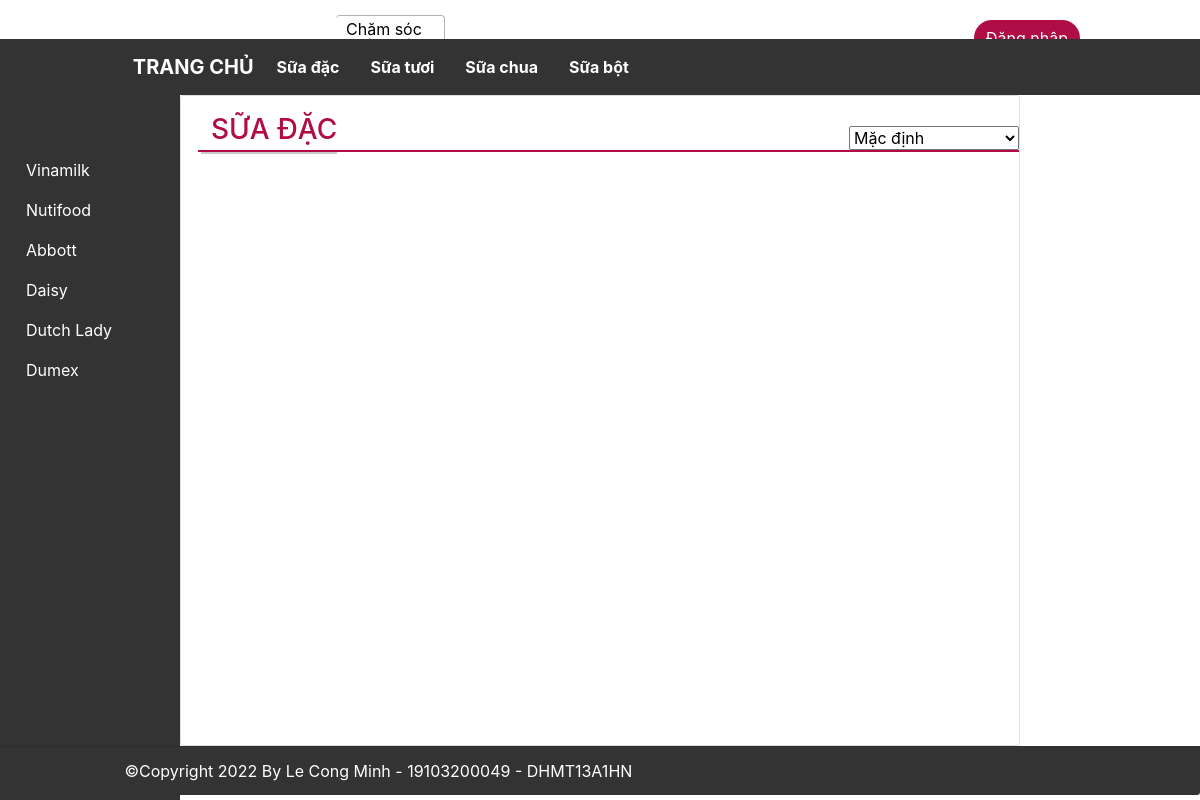
/?category=1, run on the app's committed database.
### tables this page shows
CREATE TABLE `categories` (
  `category_id` INT(5) NOT NULL AUTO_INCREMENT,
  `category_name` VARCHAR(50) NULL COLLATE 'utf8mb4_unicode_ci',
  PRIMARY KEY (`category_id`))
COLLATE='utf8mb4_unicode_ci';

CREATE TABLE `brands` (
  `brand_id` INT(5) NOT NULL AUTO_INCREMENT,
  `brand_name` VARCHAR(50) NULL COLLATE 'utf8mb4_unicode_ci',
  PRIMARY KEY (`brand_id`))
COLLATE='utf8mb4_unicode_ci';

### models/Connect.php (called while the page is built, shortened)
<?php
class Connect
{
    private $host = 'localhost';
    private $user = 'root';
    private $pass = '';
    private $database = 'ql_ban_sua';
    public function connectDB()
    {
        $connect = mysqli_connect($this->host, $this->user, $this->pass, $this->database);
        mysqli_set_charset($connect, 'utf8');
        return $connect;
    }
    public function excuteQuery($sql)
    {
        $connect = $this->connectDB();
        $result = mysqli_query($connect, $sql);
        return $result;
    }
}

### models/Category.php (called while the page is built, shortened)
<?php
require_once 'models/Connect.php';
require 'models/CategoryObject.php';
class Category
{
    public function all()
    {
        $sql = "select * from categories";
        $result = (new Connect())->excuteQuery($sql);
        $arr = [];
        foreach ($result as $each) {
            $object = new CategoryObject($each);
            $arr[] = $object;
        }
        return $arr;
    }
    public function find($id): object
    {
        $sql = "select * from categories where category_id = $id";
        $result = (new Connect())->excuteQuery($sql);
        $each = mysqli_fetch_array($result);
        return new CategoryObject($each);
    }
}

### models/CategoryObject.php (called while the page is built, shortened)
<?php
class CategoryObject
{
    private int $categoryId;
    private string $categoryName;
    public function getCategoryId()
    {
        return $this->categoryId;
    }
    public function getCategoryName()
    {
        return $this->categoryName;
    }
    public function __construct($each)
    {
        $this->categoryId = $each['category_id'] ?? -1;
        $this->categoryName = $each['category_name'];
    }
}

### models/Brand.php (called while the page is built, shortened)
<?php
require_once 'models/Connect.php';
require 'models/BrandObject.php';
class Brand
{
    public function all()
    {
        $sql = "select * from brands";
        $result = (new Connect())->excuteQuery($sql);
        $arr = [];
        foreach ($result as $each) {
            $object = new BrandObject($each);
            $arr[] = $object;
        }
        return $arr;
    }
}

### models/BrandObject.php (called while the page is built, shortened)
<?php
class BrandObject
{
    private int $brandId;
    private string $brandName;
    public function getBrandId()
    {
        return $this->brandId;
    }
    public function getBrandName()
    {
        return $this->brandName;
    }
    public function __construct($each)
    {
        $this->brandId = $each['brand_id'] ?? -1;
        $this->brandName = $each['brand_name'];
    }
}

### controllers/HomeController.php (called while the page is built, shortened)
<?php
class HomeController
{
    public function index($category = null, $brand = null, $sort = null): void
    {
        require_once 'models/Product.php';
        require_once 'models/Category.php';
        $title = '';
        if ($category == null && $brand == null && $sort == null) {
            $arr = (new Product())->all();
            $title = 'SẢN PHẨM MỚI NHẤT';
        } else if ($category == null && $brand == null) {
            $arr = (new Product())->all($sort);
            $title = 'SẢN PHẨM MỚI NHẤT';
        } else if ($category == null) {
            $arr = (new Product())->findByBrandId($brand, $sort);
            $title = (new Brand())->find($brand)->getBrandName();
        } else if ($brand == null) {
            $title = (new Category())->find($category)->getCategoryName();
        } else {
            $arr = (new Product())->findByCategoryAndBrandId($category, $brand, $sort);
            $title = (new Category())->find($category)->getCategoryName();
            $title .= " - " . (new Brand())->find($brand)->getBrandName();
        }
        require 'views/Home.php';
    }
}

### views/Home.php (the view, shortened to what this page needs)
<div class="card">
    <div class="card-header">
        <h3 id="title"><?php echo $title; ?></h3>
        <form action="<?php
                        $params = $category ? "?category=$category" : "";
                        echo $params; ?>" method="post">
            <div>
                <select name="sort" id="sort-box" onchange="this.form.submit()">
                    <option value="0" <?php if ($sort === '0') echo "selected"; ?>>Mặc định</option>
                </select>
            </div>
        </form>
    </div>
    <div class="card-body">
    </div>
</div>

### views/Header.php (shortened to what this page needs)
<?php
require_once 'models/Category.php';
$categoryArr = (new Category())->all();
$brand = $_GET['brand'] ?? '';
$user = isset($_SESSION['email']) ?  $_SESSION['email'] : [];
?>
<div class="user_option_box">
    <div class="logo">
        <a href="index.php"><img src="https://media.bibomart.com.vn/media/logo/stores/1/logo-bbm.jpg.jpg" alt=""></a>
        <div class="change-area">
            <a class="ct-area">
                <span>Chăm sóc</br>khách hàng</span>
            </a>
        </div>
    </div>
    <a class="account">
        <?php if (isset($user['email'])) { ?>
            <li class="dropdown">
                <a href="#" class="dropdown-toggle" data-toggle="dropdown"><img src="https://hasaki.vn/images/graphics/icon_header_2.svg" alt=""><?php echo $user['email']; ?> <b class="caret"></b></a>
                <ul class="dropdown-menu">
                    <li><a href="index.php?action=index_c">Quản lý loại sữa</a></li>
                    <li><a href="index.php?action=index_b">Quảng lý hãng sữa</a></li>
                    <li><a href="index.php?action=index">Quản lý sản phẩm</a></li>
                    <li><a href="index.php?action=index_cu">Quản lý khách hàng</a></li>
                    <li><a href="index.php?action=logout">Đăng xuất</a></li>
                </ul>
            </li>
        <?php } else { ?>
            <a href="index.php?action=login" class="account-link"><button type="submit" name="sbm" class="btn btn-login btn-primary"></button></a>
        <?php } ?>
    </a>
</div>
<nav id="navbar_top" class="navbar navbar-expand-sm navbar-dark" style="background-color: #333; z-index: 100;">
    <div class="nav-container">
        <a class="navbar-brand" href="index.php">TRANG CHỦ</a>
        <div class="collapse navbar-collapse" id="collapsibleNavId">
            <ul class="navbar-nav mr-auto mt-2 mt-lg-0">
                <?php foreach ($categoryArr as $each) : ?>
                    <li class="nav-item active">
                        <a class="nav-link" href="<?php echo "?category=" . $each->getCategoryId() . ($brand ? "&brand=$brand" : ""); ?>"><?php echo $each->getCategoryName(); ?></a>
                    </li>
                <?php endforeach; ?>
            </ul>
        </div>
    </div>
</nav>

### views/Navbar.php
<?php
require_once 'models/Brand.php';
$BrandArr = (new Brand())->all();
$category = $_GET['category'] ?? '';
?>
<ul class="nav-ul" id="nav-left">
    <?php foreach ($BrandArr as $each) : ?>
        <li class="nav-li">
            <div class="nav-box">
                <a class="nav-link" href="?<?php echo ($category ? "category=$category&" : "") . "brand=" . $each->getBrandId(); ?>"><?php echo $each->getBrandName(); ?></a>
            </div>
        </li>
    <?php endforeach; ?>
</ul>

### css/index.css (style rules this page uses)
:root { --main-color: #b00c45; }
.logo>a { width: 20%; }
.card-body { min-height: 77.1vh; }
.account-link, .account-link:hover { position: absolute; top: 12px; right: 10%; text-align: right; color: #000; font-size: xx-large; text-decoration: none; }
.logo, .logo:hover { padding-left: 10%; padding-top: 10px; text-decoration: none; display: flex; }
.card-header { background-color: #fff; text-align: left; position: relative; border: 0; padding-bottom: 20px; }
#title, h2 { font-weight: 500; display: inline-block; color: var(--main-color); padding: 5px 0; padding-left: 10px; text-transform: uppercase; }
#title { position: absolute; border-bottom: #ccc 2px solid; z-index: 1; }
.card-header div { z-index: 0; text-align: right; top: 95%; right: 0; width: 100%; width: 98%; position: absolute; border-bottom: var(--main-color) 2px solid; }
div.change-area { margin: 5px 5px 0 10px; position: relative; cursor: pointer; width: 200px; }
a.ct-area, a.ct-area:hover { margin-left: -10px; position: absolute; border-radius: 4px; padding: 5px 10px; color: black; text-decoration: none; border: rgb(179, 179, 179) thin solid; height: fit-content; border-left: none; }
a.ct-area span { display: block; position: relative; line-height: 1; }
.btn-primary, .btn-primary:hover { background-color: var(--main-color); border: var(--main-color); }
.btn-login { border-radius: 30px; }
.nav-container { width: 80%; margin: 0 auto; display: flex; }
.navbar-brand, .active { font-weight: bold; margin-right: 15px; }
.nav-li { list-style-type: none; z-index: 1000; }
.nav-box { border: none; }
.nav-link, .nav-link:hover { color: #fff; }
.nav-ul { margin: 10px 0 0 0; padding-bottom: 50px; padding-left: 10px; height: 100vh; background-color: #333; position: fixed; width: 15%; left: 0; bottom: 0; z-index: -1; padding-top: 150px; }

### data on the page
categories: category_name "Sữa đặc", category_name "SỮA ĐẶC"
categories: category_name "Sữa tươi"
categories: category_name "Sữa chua"
categories: category_name "Sữa bột"
brands: brand_name "Vinamilk"
brands: brand_name "Nutifood"
brands: brand_name "Abbott"
brands: brand_name "Daisy"
brands: brand_name "Dutch Lady"
brands: brand_name "Dumex"
